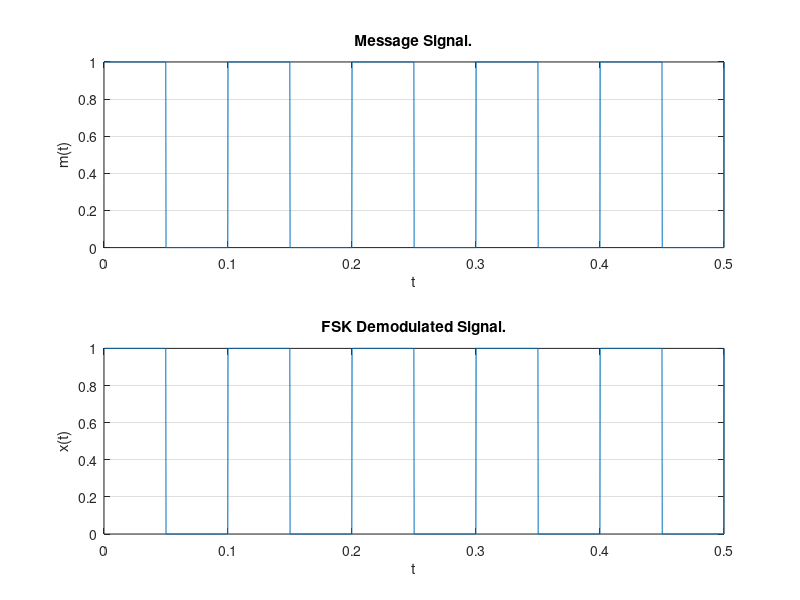

Source code (MATLAB):
clc
T = 0.5;
fs = 5000;
L = fs * T;
t = linspace(0, T, L);
m = (square(2*pi*10*t) + 1)/2;
c1 = sin(2*pi*50*t);
c2 = sin(2*pi*20*t);
s = zeros(1, L);

for i = 1:L
    if (m(i) == 1)
        s(i) = c1(i);
    else
        s(i) = c2(i);
    end
end

plot(t, s);
grid on
title('FSK Modulation.');
xlabel('t');
ylabel('s(t)');


demod_s = zeros(1, L);

for i = 1: L
    if(s(i) == c1(i))
        demod_s(i)=1;
    else
        demod_s(i)=0;
    end
end

subplot(2, 1, 1);
plot(t, m);
grid on;
title('Message Signal.');
xlabel('t');
ylabel('m(t)');
subplot(2, 1, 2);
plot(t, demod_s);
grid on;
title('FSK Demodulated Signal.');
xlabel('t');
ylabel('x(t)');
